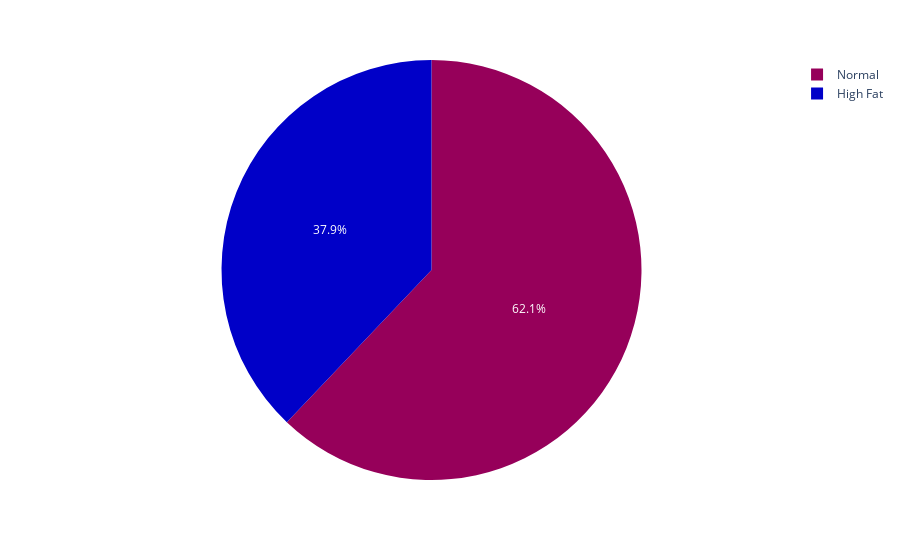

Notebook cell for this chart:
### Code cell
count = df.HighFat.value_counts()

colors=px.colors.sequential.Rainbow
fig = px.pie(count, names=['Normal', 'High Fat'], values=count.values, color_discrete_sequence=colors)
fig.show()

### Figure 1 — Plotly figure (JSON) as saved in the notebook; plotly's stock layout.template omitted (floating-point values rounded to 4 significant figures)
{"data": [{"domain": {"x": [0, 1], "y": [0, 1]}, "hovertemplate": "label=%{label}<br>value=%{value}<extra></extra>", "labels": ["Normal", "High Fat"], "legendgroup": "", "name": "", "showlegend": true, "type": "pie", "values": [154, 94]}], "layout": {"legend": {"tracegroupgap": 0}, "margin": {"t": 60}, "piecolorway": ["rgb(150,0,90)", "rgb(0,0,200)", "rgb(0,25,255)", "rgb(0,152,255)", "rgb(44,255,150)", "rgb(151,255,0)", "rgb(255,234,0)", "rgb(255,111,0)", "rgb(255,0,0)"]}}
